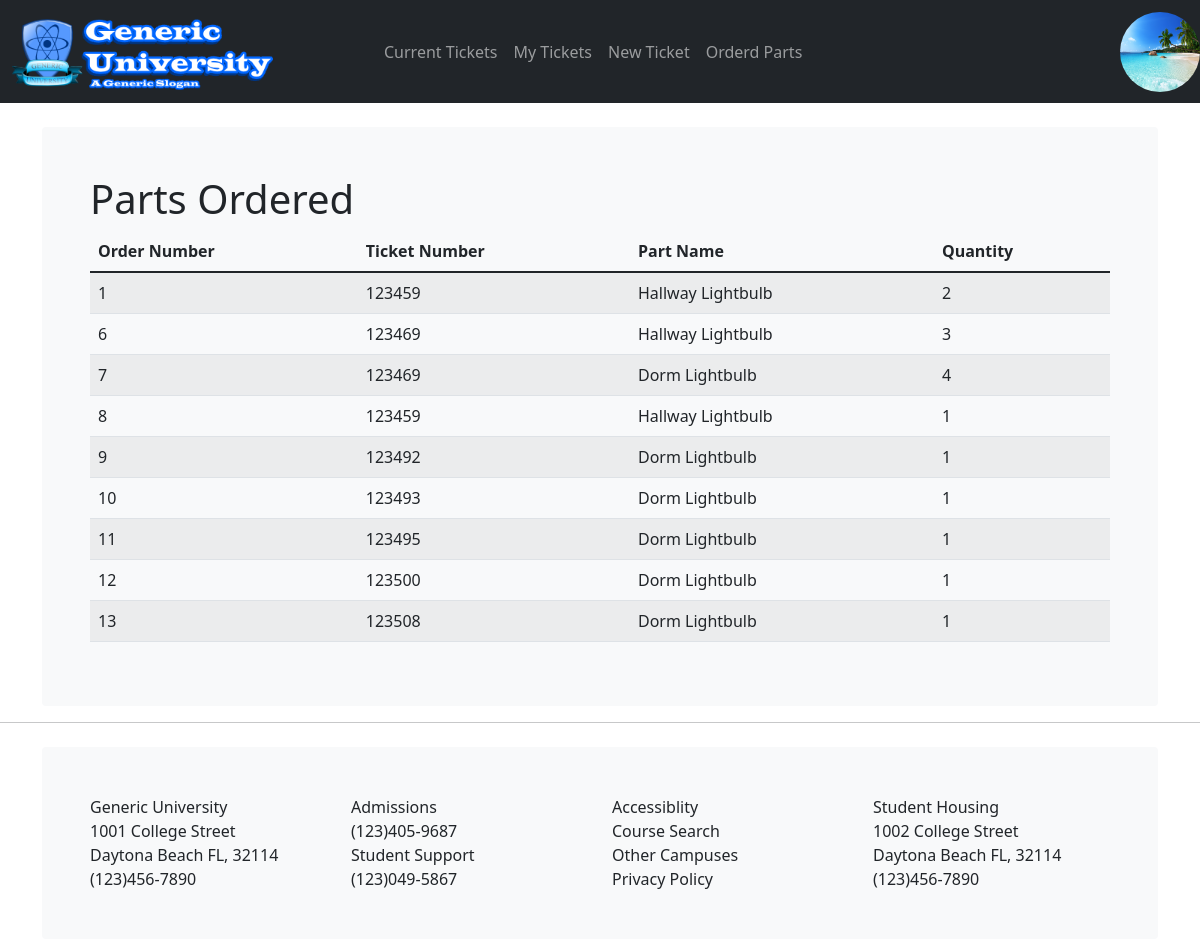
/maintanence_view_ordered_parts.php (signed in), run on the app's committed database.
### tables this page shows
CREATE TABLE `currentpartorders` (
  `orderId` int(10) NOT NULL,
  `ticketId` int(10) NOT NULL,
  `partName` varchar(20) NOT NULL,
  `quantity` int(1) NOT NULL
);

### maintanenceViewOrderedParts.php (the view, shortened to what this page needs)
<?php
	$sql = "SELECT orderId, ticketId, partName, quantity FROM currentpartorders ";
	$result = $conn->query($sql);
	if ($result->num_rows > 0) {
		while($row = $result->fetch_assoc()) {
			echo "
					<tr>
						<td>" . $row["orderId"] . "</td>
						<td>" . $row["ticketId"] . "</td>
						<td>" . $row["partName"]. "</td>
						<td>" . $row["quantity"] . "</td>
					</tr>
					";
		}
	} else {
		echo "No part orders at this time";
		}
?>

### maintanence_view_ordered_parts.php (shortened to what this page needs)
<!DOCTYPE html>
<html>
	<head>
		<link href="https://cdn.jsdelivr.net/npm/bootstrap@5.1.3/dist/css/bootstrap.min.css" rel="stylesheet" />
	</head>
	<body>
		<?php
			include('maintanence_navbar.php');
			include('maintanenceProcessMultipleButtons.php');
		?>
		<div class="container">
			<div class ="mt-4 p-5 bg-light rounded">
				<h1>Parts Ordered</h1>
				<div class="table-responsive-sm">
					<table class="table table-hover table-responsive-md table-striped">
						<thead>
							<tr>
								<th>Order Number</th>
								<th>Ticket Number</th>
								<th>Part Name</th>
								<th>Quantity</th>
							 </tr>
						</thead>
						<tbody>
							<?php include("maintanenceViewOrderedParts.php") ?>
						</tbody>
					</table>
				</div>
			</div>
		</div>
		<?php include('allFooter.php'); ?>
	</body>
</html>

### maintanence_navbar.php (shortened to what this page needs)
<nav class="navbar navbar-expand-sm bg-dark navbar-dark sticky-top">
	<div class="container-fluid">
		<div class="navbar-brand">
			<a href="#">
				<img src="logo.png" alt="college logo" style="width:75%;" />
			</a>
		</div>
		<div class="collapse navbar-collapse" id="collapsibleNavbar">
			<ul class="navbar-nav">
				<li class="nav-item">
					<a class="nav-link" href="maintanence_view_active_tickets_page.php">Current Tickets</a>
				</li>
				<li class="nav-item">
					<a class="nav-link" href="maintanence_view_my_active_tickets_page.php">My Tickets</a>
				</li>
				<li class="nav-item">
					<a class="nav-link" href="maintanence_new_ticket_page.php">New Ticket</a>
				</li>
				<li class="nav-item">
					<a class="nav-link" href="maintanence_view_ordered_parts.php">Orderd Parts</a>
				</li>
			</ul>
		</div>
	</div>
	<img src="profile_images/<?php echo $_SESSION['profilePic']; ?>" alt="Profile" usemap="#profile" style="width:80px;height:80px;" class="rounded-circle">
</nav>

### allFooter.php (shortened to what this page needs)
<hr />
		<div class="container">
			<div class ="mt-4 p-5 bg-light rounded">
				<div class="d-none d-md-block">
					<footer>
						<div class="row">
							<div class="col">
								Generic University<br />
								1001 College Street<br />
								Daytona Beach FL, 32114<br />
								(123)456-7890
							</div>
							<div class="col">
								Admissions<br />
								(123)405-9687<br />
								Student Support<br />
								(123)049-5867
							</div>
							<div class="col">
								Accessiblity<br />
								Course Search<br />
								Other Campuses<br />
								Privacy Policy
							</div>
							<div class="col">
								Student Housing<br />
								1002 College Street<br />
								Daytona Beach FL, 32114<br />
								(123)456-7890
							</div>
						</div>
					</footer>
				</div>
			</div>
		</div>

### data on the page
currentpartorders: orderId "1", ticketId "123459", partName "Hallway Lightbulb", quantity "2"
currentpartorders: orderId "6", ticketId "123469", partName "Hallway Lightbulb", quantity "3"
currentpartorders: orderId "7", ticketId "123469", partName "Dorm Lightbulb", quantity "4"
currentpartorders: orderId "8", ticketId "123459", partName "Hallway Lightbulb", quantity "1"
currentpartorders: orderId "9", ticketId "123492", partName "Dorm Lightbulb", quantity "1"
currentpartorders: orderId "10", ticketId "123493", partName "Dorm Lightbulb", quantity "1"
currentpartorders: orderId "11", ticketId "123495", partName "Dorm Lightbulb", quantity "1"
currentpartorders: orderId "12", ticketId "123500", partName "Dorm Lightbulb", quantity "1"
currentpartorders: orderId "13", ticketId "123508", partName "Dorm Lightbulb", quantity "1"
